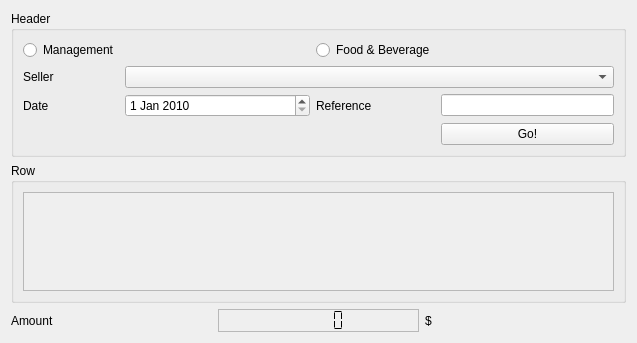
<?xml version="1.0" encoding="UTF-8"?>
<ui version="4.0">
 <class>managementCostUi</class>
 <widget class="QWidget" name="managementCostUi">
  <property name="geometry">
   <rect>
    <x>0</x>
    <y>0</y>
    <width>637</width>
    <height>343</height>
   </rect>
  </property>
  <property name="windowTitle">
   <string>Form</string>
  </property>
  <layout class="QGridLayout" name="mainLayout">
   <item row="1" column="0" colspan="3">
    <widget class="QGroupBox" name="header">
     <property name="title">
      <string>Header</string>
     </property>
     <layout class="QGridLayout" name="headerLayout">
      <item row="1" column="0">
       <widget class="QLabel" name="label_seller">
        <property name="text">
         <string>Seller</string>
        </property>
       </widget>
      </item>
      <item row="1" column="1" colspan="3">
       <widget class="simpleCombo" name="comboSeller"/>
      </item>
      <item row="2" column="0">
       <widget class="QLabel" name="label_date">
        <property name="text">
         <string>Date</string>
        </property>
       </widget>
      </item>
      <item row="2" column="1">
       <widget class="QDateEdit" name="dateEdit">
        <property name="date">
         <date>
          <year>2010</year>
          <month>1</month>
          <day>1</day>
         </date>
        </property>
       </widget>
      </item>
      <item row="2" column="2">
       <widget class="QLabel" name="label_number">
        <property name="text">
         <string>Reference</string>
        </property>
       </widget>
      </item>
      <item row="2" column="3">
       <widget class="QLineEdit" name="line_number"/>
      </item>
      <item row="0" column="0">
       <widget class="QRadioButton" name="radioPurchasing">
        <property name="text">
         <string>Management</string>
        </property>
       </widget>
      </item>
      <item row="0" column="1">
       <spacer name="horizontalSpacer">
        <property name="orientation">
         <enum>Qt::Horizontal</enum>
        </property>
        <property name="sizeHint" stdset="0">
         <size>
          <width>185</width>
          <height>20</height>
         </size>
        </property>
       </spacer>
      </item>
      <item row="0" column="2">
       <widget class="QRadioButton" name="radioGoods">
        <property name="text">
         <string>Food &amp;&amp; Beverage</string>
        </property>
       </widget>
      </item>
      <item row="3" column="3">
       <widget class="QPushButton" name="btnGo">
        <property name="text">
         <string>Go!</string>
        </property>
        <property name="icon">
         <iconset resource="../../../core/res.qrc">
          <normaloff>:/conferma24x24.png</normaloff>:/conferma24x24.png</iconset>
        </property>
       </widget>
      </item>
     </layout>
    </widget>
   </item>
   <item row="2" column="0" colspan="3">
    <widget class="QGroupBox" name="row">
     <property name="title">
      <string>Row</string>
     </property>
     <layout class="QGridLayout" name="rowLayout">
      <item row="0" column="0">
       <widget class="simpleTable" name="tableView">
        <property name="enabled">
         <bool>false</bool>
        </property>
       </widget>
      </item>
     </layout>
    </widget>
   </item>
   <item row="3" column="0">
    <widget class="QLabel" name="label">
     <property name="text">
      <string>Amount</string>
     </property>
    </widget>
   </item>
   <item row="3" column="1">
    <widget class="QLCDNumber" name="lcdNumber">
     <property name="frameShape">
      <enum>QFrame::StyledPanel</enum>
     </property>
     <property name="frameShadow">
      <enum>QFrame::Raised</enum>
     </property>
     <property name="lineWidth">
      <number>7</number>
     </property>
     <property name="midLineWidth">
      <number>4</number>
     </property>
     <property name="segmentStyle">
      <enum>QLCDNumber::Flat</enum>
     </property>
    </widget>
   </item>
   <item row="3" column="2">
    <widget class="QLabel" name="label_2">
     <property name="text">
      <string>$</string>
     </property>
    </widget>
   </item>
   <item row="0" column="0">
    <layout class="QVBoxLayout" name="toolLayout"/>
   </item>
  </layout>
 </widget>
 <customwidgets>
  <customwidget>
   <class>simpleTable</class>
   <extends>QTableView</extends>
   <header location="global">simpletable.h</header>
  </customwidget>
  <customwidget>
   <class>simpleCombo</class>
   <extends>QComboBox</extends>
   <header location="global">simplecombo.h</header>
  </customwidget>
 </customwidgets>
 <resources>
  <include location="../../../core/res.qrc"/>
 </resources>
 <connections>
  <connection>
   <sender>btnGo</sender>
   <signal>clicked()</signal>
   <receiver>managementCostUi</receiver>
   <slot>goPressed()</slot>
   <hints>
    <hint type="sourcelabel">
     <x>538</x>
     <y>139</y>
    </hint>
    <hint type="destinationlabel">
     <x>318</x>
     <y>159</y>
    </hint>
   </hints>
  </connection>
 </connections>
 <slots>
  <slot>goPressed()</slot>
 </slots>
</ui>
